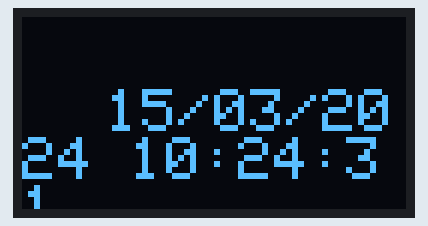
A sketch run on a simulated ESP32. On the bench: 128×64 one-colour display. WiFi joins after 1.5 s; servers stay silent unless stated; the local clock reads 2024-03-15 10:24:30 at power-on unless the sketch sets it; what the sketch prints to the serial monitor is not drawn.

Above: at 1.6 s.
At 5.7 s:
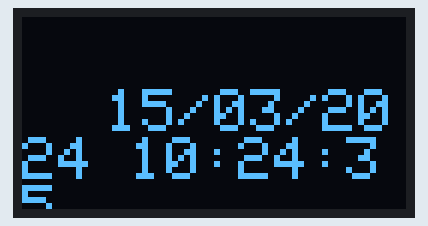
At 10.8 s:
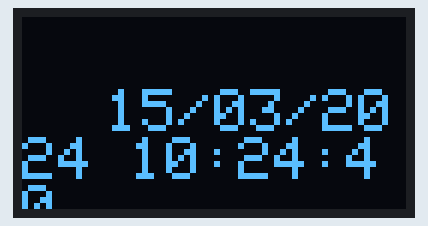
At 20.1 s:
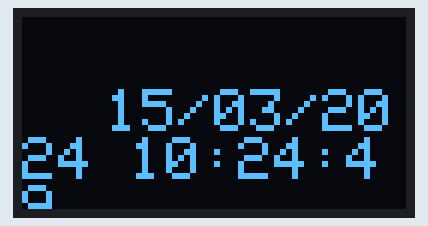
At 29.3 s:
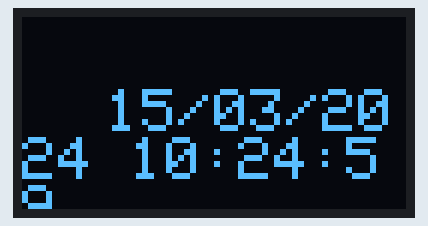
At 38.6 s:
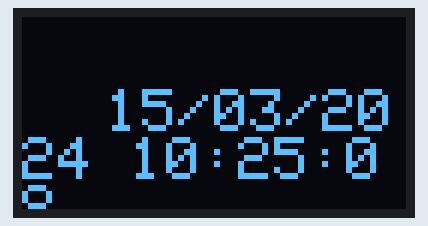

The sketch:

ej2_tp1.ino
```cpp
#include <ESP32Time.h>
#include <WiFi.h>
#include <Wire.h>
#include <Adafruit_GFX.h>
#include <Adafruit_SSD1306.h>

ESP32Time rtc;

// Credenciales WIFI

const char* ssid = "";
const char* password = "";

//Configuración servidor NTP

const char* ntpServer = "pool.ntp.org";
const long gmtOffset_sec = -3*3600;
const int daylightOffset_sec = 0;

// OLED display resolution
#define SCREEN_WIDTH 128
#define SCREEN_HEIGHT 64
#define OLED_RESET 4

// Initialize the OLED display
Adafruit_SSD1306 display(SCREEN_WIDTH, SCREEN_HEIGHT, &Wire,OLED_RESET);

// Set the display text size
#define FONT_SIZE 2

void setup() {
  // Start the serial communication
  Serial.begin(9600);

  Serial.printf("Intentando conectar a %s%", ssid);
  WiFi.begin(ssid, password);
  while (WiFi.status() != WL_CONNECTED){
    delay(250);
    Serial.print(".");
  }
  Serial.print("Conectado");

  configTime (gmtOffset_sec, daylightOffset_sec, ntpServer);
  struct tm timeinfo;
  if (getLocalTime(&timeinfo)){
    rtc.setTimeStruct(timeinfo);
  }

  display.clearDisplay();
  display.setTextColor(WHITE);
  display.setTextSize(FONT_SIZE);

}

void loop() {

  display.clearDisplay();
  int16_t x = (SCREEN_WIDTH - (FONT_SIZE * 6 * 6)) / 2;
  int16_t y = (SCREEN_HEIGHT - FONT_SIZE * 8) / 2;
  display.setCursor(x, y);
  display.print(rtc.getTime("%d/%m/%Y %H:%M:%S"));
  Serial.println (rtc.getTime("%d/%m/%Y %H:%M:%S"));
  display.display();
  delay(1000);
}
```

Measured:
- what the display in image 0 shows lasts 1.1 s, from 1.5 s to 2.6 s
